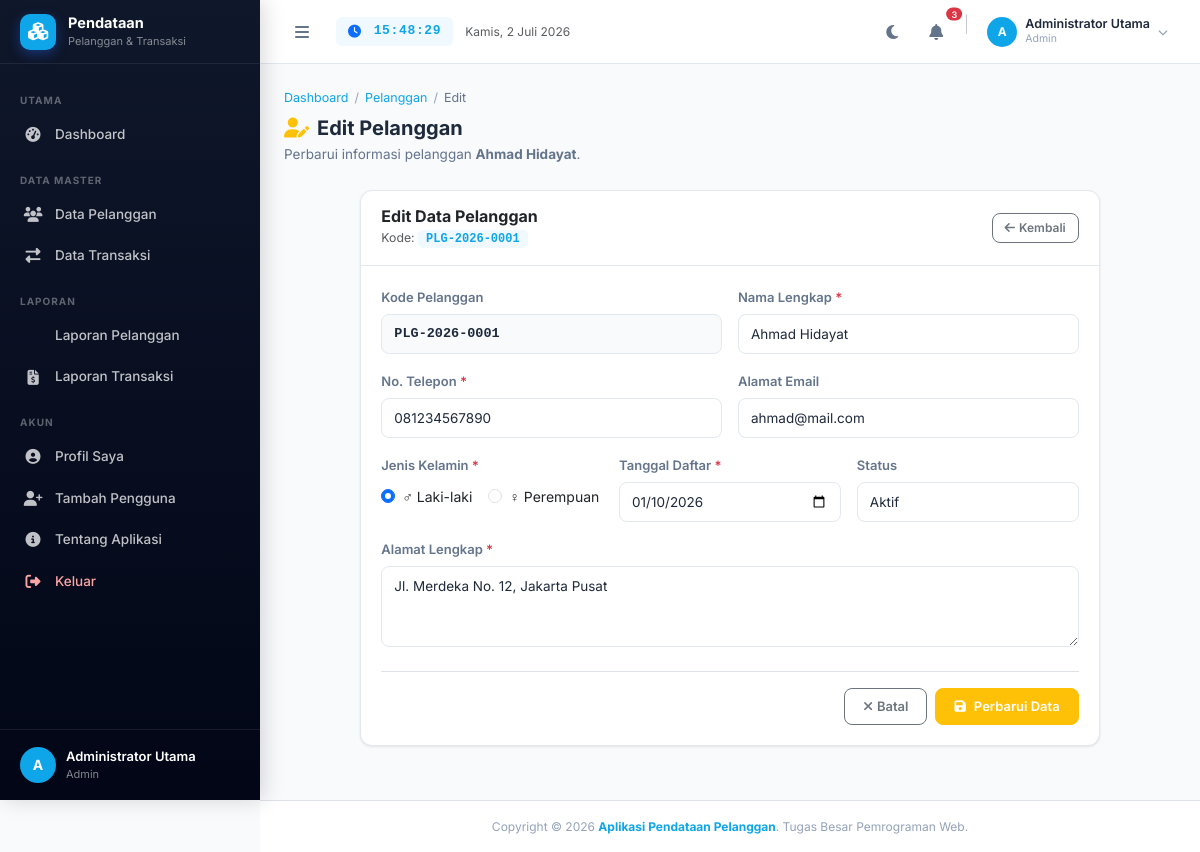
Screenshot of /pelanggan/edit.php?id=1 (signed in) with the database file from the repository.
### tables this page shows
CREATE TABLE IF NOT EXISTS `pelanggan` (
  `id_pelanggan`   INT(11)      NOT NULL AUTO_INCREMENT,
  `kode_pelanggan` VARCHAR(20)  NOT NULL,
  `nama`           VARCHAR(100) NOT NULL,
  `alamat`         TEXT         NOT NULL,
  `telepon`        VARCHAR(20)  NOT NULL,
  `email`          VARCHAR(100) NOT NULL DEFAULT '',
  `jenis_kelamin`  ENUM('L','P') NOT NULL,
  `tanggal_daftar` DATE         NOT NULL,
  `status`         ENUM('Aktif','Nonaktif') NOT NULL DEFAULT 'Aktif',
  `created_at`     TIMESTAMP    NOT NULL DEFAULT CURRENT_TIMESTAMP,
  PRIMARY KEY (`id_pelanggan`),
  UNIQUE KEY `uk_kode_pelanggan` (`kode_pelanggan`)
);

### config/koneksi.php (called while the page is built, shortened)
<?php
function e(string $str): string {
    return htmlspecialchars($str, ENT_QUOTES | ENT_HTML5, 'UTF-8');
}

### pelanggan/edit.php (the view, shortened to what this page needs)
<?php
require_once '../config/koneksi.php';
$id = (int)($_GET['id'] ?? 0);
$stmt_sel = mysqli_prepare($koneksi, "SELECT * FROM pelanggan WHERE id_pelanggan = ? LIMIT 1");
mysqli_stmt_bind_param($stmt_sel, 'i', $id);
mysqli_stmt_execute($stmt_sel);
$data = mysqli_fetch_assoc(mysqli_stmt_get_result($stmt_sel));
require_once '../includes/header.php';
?>
<div class="d-flex" id="app-layout">
<?php require_once '../includes/sidebar.php'; ?>
    <div id="main-wrapper">
        <?php require_once '../includes/navbar.php'; ?>
        <main>
        <div class="content-wrapper">
            <div class="page-header">
                <nav class="breadcrumb-custom mb-2">
                    <a href="../dashboard.php">Dashboard</a><span class="sep">/</span>
                    <a href="index.php">Pelanggan</a><span class="sep">/</span>
                    <span class="current">Edit</span>
                </nav>
                <h4><i class="fas fa-user-edit text-warning me-2"></i>Edit Pelanggan</h4>
                <p>Perbarui informasi pelanggan <strong><?= e($data['nama']); ?></strong>.</p>
            </div>
            <div class="row justify-content-center">
                <div class="col-12 col-xl-10">
                    <div class="card">
                        <div class="card-header">
                            <div>
                                <h6 class="mb-0 fw-bold">Edit Data Pelanggan</h6>
                                <small class="text-muted">Kode: <span class="code-badge"><?= e($data['kode_pelanggan']); ?></span></small>
                            </div>
                            <a href="index.php" class="btn btn-sm btn-outline-secondary">
                                <i class="fas fa-arrow-left me-1"></i>Kembali
                            </a>
                        </div>
                        <div class="card-body">
                            <form action="edit.php?id=<?= $id; ?>" method="POST" class="needs-validation" novalidate>
                                <div class="row g-3">
                                    <div class="col-md-6">
                                        <label class="form-label">Kode Pelanggan</label>
                                        <input type="text" class="form-control font-monospace fw-bold"
                                               value="<?= e($data['kode_pelanggan']); ?>" readonly
                                               style="background:var(--bg-body);">
                                    </div>
                                    <div class="col-md-6">
                                        <label class="form-label">Nama Lengkap <span class="text-danger">*</span></label>
                                        <input type="text" name="nama" class="form-control"
                                               value="<?= e($data['nama']); ?>" required>
                                    </div>
                                    <div class="col-md-6">
                                        <label class="form-label">No. Telepon <span class="text-danger">*</span></label>
                                        <input type="text" name="telepon" class="form-control"
                                               value="<?= e($data['telepon']); ?>" required pattern="[0-9]{6,15}">
                                    </div>
                                    <div class="col-md-6">
                                        <label class="form-label">Alamat Email</label>
                                        <input type="email" name="email" class="form-control"
                                               value="<?= e($data['email']); ?>">
                                    </div>
                                    <div class="col-md-4">
                                        <label class="form-label">Jenis Kelamin <span class="text-danger">*</span></label>
                                        <div class="d-flex gap-3 mt-1">
                                            <div class="form-check">
                                                <input class="form-check-input" type="radio" name="jenis_kelamin" id="jk_l" value="L"
                                                       <?= $data['jenis_kelamin'] === 'L' ? 'checked' : ''; ?> required>
                                                <label class="form-check-label" for="jk_l">♂ Laki-laki</label>
                                            </div>
                                            <div class="form-check">
                                                <input class="form-check-input" type="radio" name="jenis_kelamin" id="jk_p" value="P"
                                                       <?= $data['jenis_kelamin'] === 'P' ? 'checked' : ''; ?>>
                                                <label class="form-check-label" for="jk_p">♀ Perempuan</label>
                                            </div>
                                        </div>
                                    </div>
                                    <div class="col-md-4">
                                        <label class="form-label">Tanggal Daftar <span class="text-danger">*</span></label>
                                        <input type="date" name="tanggal_daftar" class="form-control"
                                               value="<?= e($data['tanggal_daftar']); ?>" required>
                                    </div>
                                    <div class="col-md-4">
                                        <label class="form-label">Status</label>
                                        <select name="status" class="form-select">
                                            <option value="Aktif"    <?= $data['status']==='Aktif'    ?'selected':''; ?>>Aktif</option>
                                        </select>
                                    </div>
                                    <div class="col-12">
                                        <label class="form-label">Alamat Lengkap <span class="text-danger">*</span></label>
                                        <textarea name="alamat" class="form-control" rows="3" required><?= e($data['alamat']); ?></textarea>
                                    </div>
                                </div>
                                <div class="d-flex justify-content-end gap-2 mt-4 border-top pt-3">
                                    <a href="index.php" class="btn btn-outline-secondary"><i class="fas fa-times me-1"></i>Batal</a>
                                    <button type="submit" class="btn btn-warning text-white">
                                        <i class="fas fa-save me-2"></i>Perbarui Data
                                    </button>
                                </div>
                            </form>
                        </div>
                    </div>
                </div>
            </div>
        </div>
        </main>
    </div>
</div>
<?php require_once '../includes/footer.php'; ?>

### assets/css/style.css (style rules this page uses)
:root { --primary: #0ea5e9; --primary-dark: #0284c7; --primary-light: #f0f9ff; --secondary: #64748B; --success: #10b981; --danger: #f43f5e; --warning: #f59e0b; --info: #06b6d4; --sidebar-width: 260px; --sidebar-mini: 72px; --navbar-height: 64px; --bg-body: #F8FAFC; --bg-card: #FFFFFF; --bg-sidebar: #0f172a; --bg-sidebar-dark: #020617; --bg-sidebar-hover: rgba(255,255,255,0.08); --bg-sidebar-active:rgba(255,255,255,0.14); --bg-navbar: #FFFFFF; --text-primary: #1E293B; --text-secondary: #64748B; --text-muted: #94A3B8; --text-sidebar: rgba(255,255,255,0.75); --text-sidebar-act: #FFFFFF; --border-color: #E2E8F0; --border-radius: 12px; --border-radius-sm: 8px; --shadow-sm: 0 1px 3px rgba(0,0,0,.06), 0 1px 2px rgba(0,0,0,.04); --shadow-md: 0 4px 16px rgba(0,0,0,.07), 0 2px 6px rgba(0,0,0,.05); --shadow-lg: 0 10px 30px rgba(0,0,0,.10), 0 4px 10px rgba(0,0,0,.06); --transition: all .25s cubic-bezier(.4,0,.2,1); }
*, *::before, *::after { box-sizing: border-box; margin: 0; padding: 0; }
html { scroll-behavior: smooth; }
body { font-family: 'Inter', system-ui, sans-serif; font-size: 14px; line-height: 1.6; background-color: var(--bg-body); color: var(--text-primary); transition: background-color .3s ease, color .3s ease; overflow-x: hidden; }
a { color: var(--primary); text-decoration: none; transition: var(--transition); }
#main-wrapper { margin-left: var(--sidebar-width); min-height: 100vh; display: flex; flex-direction: column; transition: margin-left .25s cubic-bezier(.4,0,.2,1); }
.content-wrapper { flex: 1; padding: 24px; }
.page-header { margin-bottom: 24px; }
.page-header h4 { font-size: 20px; font-weight: 700; color: var(--text-primary); margin: 0; }
.page-header p { color: var(--text-secondary); font-size: 13.5px; margin: 4px 0 0; }
.breadcrumb-custom { display: flex; align-items: center; gap: 6px; font-size: 12.5px; }
.breadcrumb-custom a { color: var(--primary); }
.breadcrumb-custom .sep { color: var(--text-muted); }
.breadcrumb-custom .current { color: var(--text-secondary); }
.card { background: var(--bg-card); border: 1px solid var(--border-color); border-radius: var(--border-radius); box-shadow: var(--shadow-sm); transition: transform 0.3s cubic-bezier(0.4, 0, 0.2, 1), box-shadow 0.3s cubic-bezier(0.4, 0, 0.2, 1); overflow: hidden; }
.card-header { background: transparent; border-bottom: 1px solid var(--border-color); padding: 16px 20px; display: flex; align-items: center; justify-content: space-between; }
.card-body { padding: 20px; }
.form-label { font-size: 13px; font-weight: 600; color: var(--text-secondary); margin-bottom: 6px; }
.form-control, .form-select { font-size: 13.5px; border-radius: var(--border-radius-sm); border: 1.5px solid var(--border-color); background: var(--bg-card); color: var(--text-primary); padding: 9px 12px; transition: var(--transition); }
.form-control::placeholder { color: var(--text-muted); }
.btn { font-size: 13px; font-weight: 600; border-radius: var(--border-radius-sm); padding: 8px 18px; transition: var(--transition); border-width: 1.5px; }
.btn-sm { padding: 5px 12px; font-size: 12px; }
.code-badge { font-family: 'Courier New', monospace; font-size: 12px; font-weight: 700; color: var(--primary); background: var(--primary-light); padding: 2px 8px; border-radius: 5px; }

### rows the page displays
pelanggan: nama "Ahmad Hidayat", kode_pelanggan "PLG-2026-0001", telepon "081234567890", email "ahmad@mail.com", jenis_kelamin "☑ ♂ Laki-laki", jenis_kelamin "☐ ♀ Perempuan", tanggal_daftar "01/10/2026", status "Aktif", alamat "Jl. Merdeka No. 12, Jakarta Pusat"

### other values shown
$inisial "A"
$nama_user "Administrator Utama"
$role_user "Admin"
mb_substr($_SESSION['nama'] ?? 'U', 0, 1) "A"
$_SESSION['nama'] "Administrator Utama"
$_SESSION['role'] "Admin"
